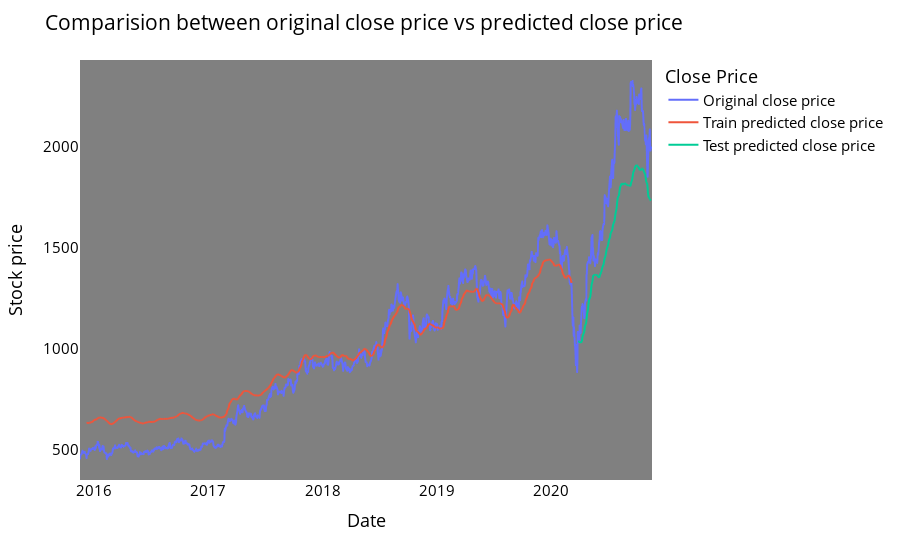

Notebook source saved alongside this figure:
### Markdown cell above
# Comparision between original stock close price vs predicted close price

### Code cell
# shift train predictions for plotting

look_back=time_step
trainPredictPlot = np.empty_like(closedf)
trainPredictPlot[:, :] = np.nan
trainPredictPlot[look_back:len(train_predict)+look_back, :] = train_predict
print("Train predicted data: ", trainPredictPlot.shape)

# shift test predictions for plotting
testPredictPlot = np.empty_like(closedf)
testPredictPlot[:, :] = np.nan
testPredictPlot[len(train_predict)+(look_back*2)+1:len(closedf)-1, :] = test_predict
print("Test predicted data: ", testPredictPlot.shape)

names = cycle(['Original close price','Train predicted close price','Test predicted close price'])

plotdf = pd.DataFrame({'Date': close_stock['Date'],
                       'original_close': close_stock['Close'],
                      'train_predicted_close': trainPredictPlot.reshape(1,-1)[0].tolist(),
                      'test_predicted_close': testPredictPlot.reshape(1,-1)[0].tolist()})

fig = px.line(plotdf,x=plotdf['Date'], y=[plotdf['original_close'],plotdf['train_predicted_close'],
                                          plotdf['test_predicted_close']],
              labels={'value':'Stock price','Date': 'Date'})
fig.update_layout(title_text='Comparision between original close price vs predicted close price',
                  plot_bgcolor='gray', font_size=15, font_color='black',legend_title_text='Close Price')
fig.for_each_trace(lambda t:  t.update(name = next(names)))

fig.update_xaxes(showgrid=False)
fig.update_yaxes(showgrid=False)
fig.show()

### Figure 1 — Plotly figure (JSON) as saved in the notebook; plotly's stock layout.template omitted (floating-point values rounded to 4 significant figures; data arrays with more than 128 entries replaced by an {"elided": "..."} marker saying what was removed)
{"data": [{"hovertemplate": "variable=original_close<br>Date=%{x}<br>Stock price=%{y}<extra></extra>", "legendgroup": "original_close", "line": {"color": "#636efa", "dash": "solid"}, "marker": {"symbol": "circle"}, "mode": "lines", "name": "Original close price", "showlegend": true, "type": "scattergl", "x": {"elided": "1232 str values"}, "xaxis": "x", "y": {"elided": "1232 float values"}, "yaxis": "y"}, {"hovertemplate": "variable=train_predicted_close<br>Date=%{x}<br>Stock price=%{y}<extra></extra>", "legendgroup": "train_predicted_close", "line": {"color": "#EF553B", "dash": "solid"}, "marker": {"symbol": "circle"}, "mode": "lines", "name": "Train predicted close price", "showlegend": true, "type": "scattergl", "x": {"elided": "1232 str values"}, "xaxis": "x", "y": {"elided": "1232 float values"}, "yaxis": "y"}, {"hovertemplate": "variable=test_predicted_close<br>Date=%{x}<br>Stock price=%{y}<extra></extra>", "legendgroup": "test_predicted_close", "line": {"color": "#00cc96", "dash": "solid"}, "marker": {"symbol": "circle"}, "mode": "lines", "name": "Test predicted close price", "showlegend": true, "type": "scattergl", "x": {"elided": "1232 str values"}, "xaxis": "x", "y": {"elided": "1232 float values"}, "yaxis": "y"}], "layout": {"font": {"color": "black", "size": 15}, "legend": {"title": {"text": "Close Price"}, "tracegroupgap": 0}, "margin": {"t": 60}, "plot_bgcolor": "gray", "title": {"text": "Comparision between original close price vs predicted close price"}, "xaxis": {"anchor": "y", "domain": [0, 1], "showgrid": false, "title": {"text": "Date"}}, "yaxis": {"anchor": "x", "domain": [0, 1], "showgrid": false, "title": {"text": "Stock price"}}}}
